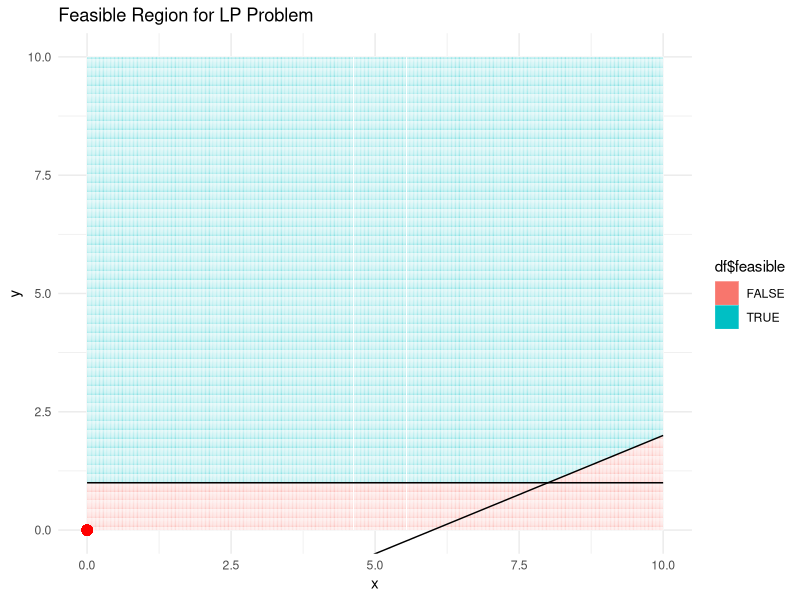

Here is the R script that generated this plot:
library(lpSolve)
library(ggplot2)

constraint_coefficients <- matrix(c(1,-2,1,0,0,1), ncol = 2, byrow = TRUE)
lp_result <- lp("max", c(3,5), constraint_coefficients, c("<=","<=",">="), c(6,10,1))

status <- lp_result$status

# Function to plot the feasible region
plot_feasible_region <- function(obj, mat, dir, rhs, ans) {
  x_vals <- seq(0, 10, by = 0.01)
  y_vals <- seq(0, 10, by = 0.01)
  df <- expand.grid(x = x_vals, y = y_vals)
  df$feasible <- TRUE
  
  for (i in seq_len(nrow(mat))) {
    if (dir[i] == "<=") {
      df$feasible <- df$feasible & (mat[i, 1] * df$x + mat[i, 2] * df$y <= rhs[i])
    } else { 
      df$feasible <- df$feasible & (mat[i, 1] * df$x + mat[i, 2] * df$y >= rhs[i])
    }
  }
  
  t <- ggplot(df, aes(x, y)) +
    geom_tile(aes(fill = df$feasible), color = "#ffffff") +
    geom_point(aes(x = ans[1], y = ans[2]), color = "#FF0000", size = 3) +
    labs(
      title = "Feasible Region for LP Problem",
      x = "x", y = "y"
    ) +
    theme_minimal()
  
  for (i in seq_len(nrow(mat))) {
    t <- t +
      stat_function(
        fun = function(x, m, b) {
          m * x + b
        },
        args = list(
          m = -mat[i, 1] / mat[i, 2],
          b = rhs[i] / mat[i, 2]
        ),
      )
  }
  t <- t + coord_cartesian(ylim = c(0, 10), xlim = c(0,10))
  
  return(t)
}

# Plot unbounded region if LP problem is unbounded
if (status == 3) {
  cat("The optimization problem is unbounded, meaning that the objective function can be improved indefinitely without violating any constraints.\n")
  t <- plot_feasible_region(c(3, 5), constraint_coefficients, c("<=", "<=", ">="), c(6, 10, 1), lp_result$solution)
  print(t)
} else {
  cat("The optimization problem is not unbounded.\n")
}
